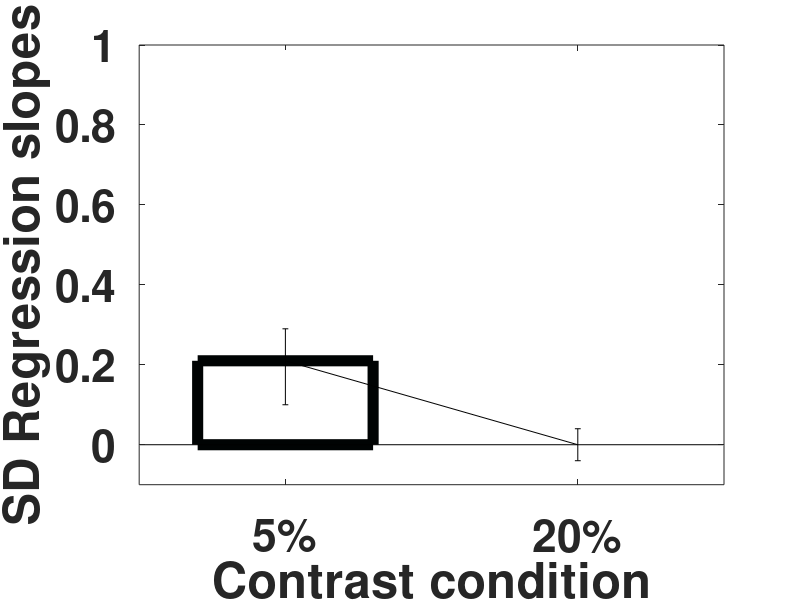

The MATLAB source for this figure: (Note: this script raises an error after producing the figure.)
x=[1; 2];
Gains = [0.21, 0];
%error = [0.90; 0.09; 0.11; 0.07; 0.12; 0.05; 0.11; 0.09 ];
interval_lower= [0.11; 0.04];
interval_upper=[0.08; 0.04];
width=0.6;
bar(Gains,width,'FaceColor',[1.0,1.0,1.0],'EdgeColor',[0 .01 .01],'LineWidth',8);
% set('BarWidth',0.8); 
ylabel('SD Regression slopes');
xlabel('Contrast condition'); 
ylim([-0.1, 1])
Labels = {'5%', '20%'};
set(gca, 'XTick', 1:2, 'XTickLabel', Labels, 'fontweight', 'bold','fontsize', 32);
%legend ('Fitted weights 5% contrast experiment one');
hold on
numgroups=size(Gains,1);
numbars=size(Gains,2);
groupwidth=min(2, numbars/(numbars+2));
errorbar(x, Gains, interval_lower, interval_upper, 'k','linestyle', 'none','linewidth', 8);
box off
